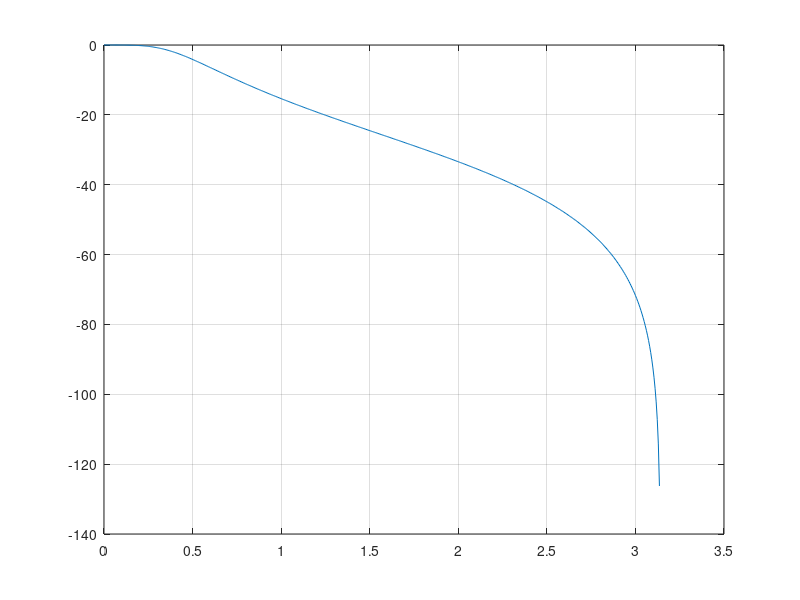

The MATLAB source for this figure:
% now for some digital filter action
fs=8000;
fn=4000 ;
wp=500/fn;
ws=2000/fn;
rp=2;
rs=20;
%n= order and wn is the cutoff freq
[n,wn]=buttord(wp,ws,rp,rs);
disp('order of the filter:');n
[b,a]= butter(n, wn);
disp('the coefficients of the filter are:');
b 
a
[z,p,k]= tf2zp(b,a);
disp('zeros and poles');
z
p 
k
[H,f]= freqz(b,a,512);
plot(f,20*log10(abs(H)));
grid on;


